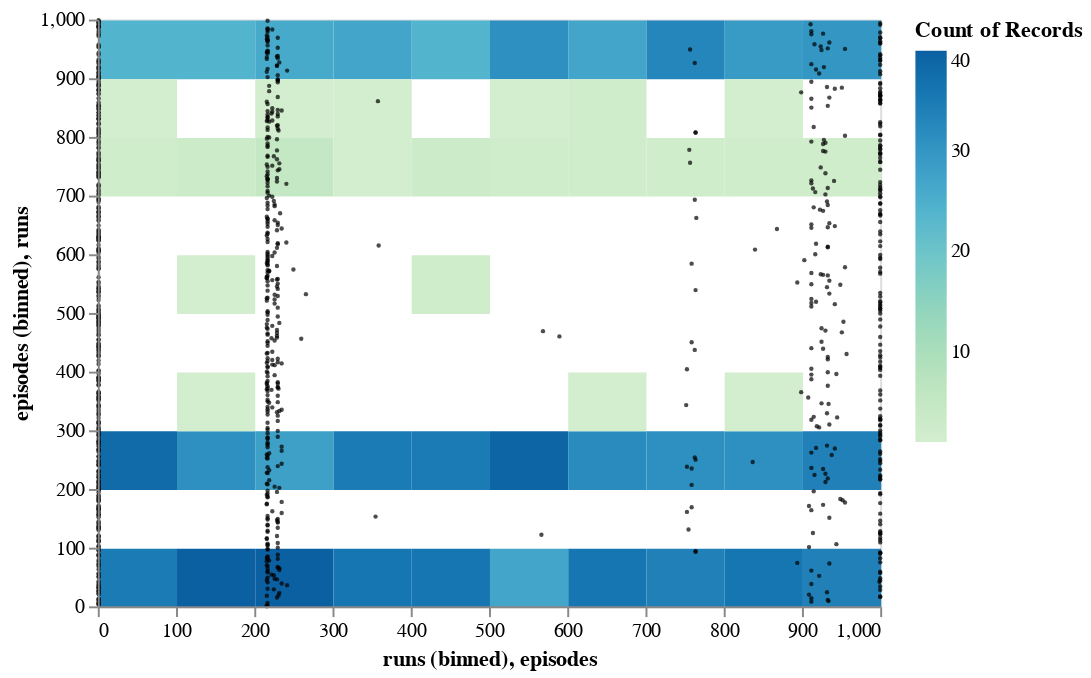

Notebook source saved alongside this figure:
### Code cell
rect = alt.Chart(df).mark_rect().encode(
    alt.Y('episodes:Q', bin=alt.Bin(maxbins=10)),
    alt.X('runs:Q', bin=alt.Bin(maxbins=10)),
    alt.Color('count(runs)', scale=alt.Scale(scheme='greenblue'))
)
# rect
points = alt.Chart(df).mark_circle(
    color='black',
    size=5,
).encode(
    x='episodes:Q',
    y='runs:Q',
)

rect + points

### Figure 1 — Vega-Lite specification as saved in the notebook (floating-point values rounded to 4 significant figures; data arrays with more than 128 entries replaced by an {"elided": "..."} marker saying what was removed)
{"$schema": "https://vega.github.io/schema/vega-lite/v2.6.0.json", "config": {"view": {"height": 300, "width": 400}}, "datasets": {"data-05862166270760960cb395e375ae4ae0": {"elided": "1000 records"}}, "layer": [{"data": {"name": "data-05862166270760960cb395e375ae4ae0"}, "encoding": {"color": {"aggregate": "count", "field": "runs", "scale": {"scheme": "greenblue"}, "type": "quantitative"}, "x": {"bin": {"maxbins": 10}, "field": "runs", "type": "quantitative"}, "y": {"bin": {"maxbins": 10}, "field": "episodes", "type": "quantitative"}}, "mark": "rect"}, {"data": {"name": "data-05862166270760960cb395e375ae4ae0"}, "encoding": {"x": {"field": "episodes", "type": "quantitative"}, "y": {"field": "runs", "type": "quantitative"}}, "mark": {"color": "black", "size": 5, "type": "circle"}}]}
